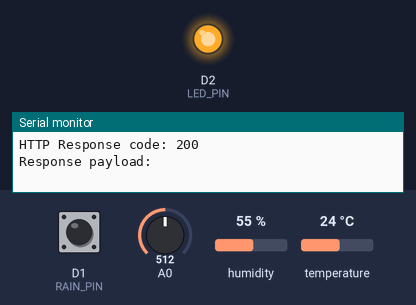
Simulated run of this sketch. Board: ESP8266 (NodeMCU). Parts: output pins drawn as LEDs (lit = HIGH), the last lines printed to the serial monitor. The test bench sets the inputs (shaded band); at power-on: A0 = 512, D1 (RAIN_PIN) HIGH, humidity 55 %, temperature 24 °C. WiFi joins after 1.5 s; servers stay silent unless stated; uploads are accepted with an empty reply.

Above: at 5.9 s.
6.0 s: A0 set to 493
At 7.7 s:
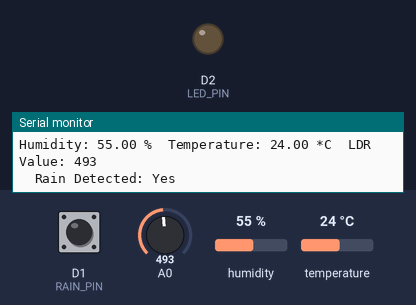
8.1 s: A0 set to 510
At 10.2 s:
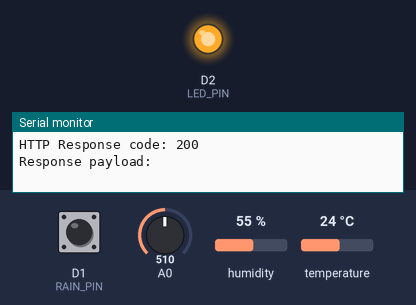
Timing chart, 0 to 11.7 s (numbered marks = the images above; inputs shaded):
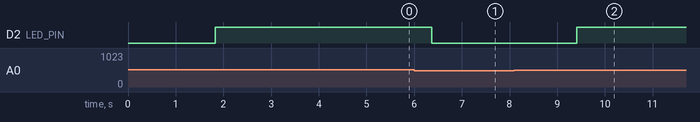

The sketch:

all_sensors.ino
```cpp
#include <ESP8266WiFi.h>
#include <ThingSpeak.h>
#include <DHT.h>
#include <ESP8266WebServer.h>
#include <ESP8266HTTPClient.h>

#define DHTPIN D4     // DHT11 data pin
#define DHTTYPE DHT11 // DHT 11
#define LED_PIN D2    // LED pin
#define RAIN_PIN D1   // rain pin

const char* ssid = "poonam";  // Replace with your network SSID
const char* password = "poonam23";  // Replace with your network password

unsigned long myChannelNumber = 2617495;  // Replace with your ThingSpeak channel number
const char* myWriteAPIKey = "EE4EEQEDXZOVMTBV";  // Replace with your ThingSpeak write API key

WiFiClient client;
DHT dht(DHTPIN, DHTTYPE);

float t, h;
int ldrValue, r;
String myStatus = "";

void setup() {
  Serial.begin(115200);
  WiFi.begin(ssid, password);

  while (WiFi.status() != WL_CONNECTED) {
    delay(500);
    Serial.print(".");
  }
  Serial.println("WiFi connected");

  ThingSpeak.begin(client);

  dht.begin();

  pinMode(LED_PIN, OUTPUT);
  digitalWrite(LED_PIN, LOW);  // Ensure LED is off initially
  pinMode(RAIN_PIN, INPUT);  // Set RAIN_PIN as input
}

void loop() {
  h = dht.readHumidity();
  t = dht.readTemperature();
  ldrValue = analogRead(A0);
  int RainDetected = digitalRead(RAIN_PIN);

  if (isnan(h) || isnan(t)) {
    Serial.println("Failed to read from DHT sensor!");
    return;
  }

  Serial.print("Humidity: "); Serial.print(h);
  Serial.print(" %\tTemperature: "); Serial.print(t);
  Serial.print(" *C\tLDR Value: "); Serial.println(ldrValue);
  Serial.print("\tRain Detected: ");
  Serial.println(RainDetected ? "Yes" : "No");

  // Send data to ThingSpeak
  ThingSpeak.setField(1, t);
  ThingSpeak.setField(2, h);
  ThingSpeak.setField(3, ldrValue);
  ThingSpeak.setField(4, RainDetected ? 1 : 0);

  int x = ThingSpeak.writeFields(myChannelNumber, myWriteAPIKey);

  if (x == 200) {
    Serial.println("Channel update successful.");
  } else {
    Serial.println("Problem updating channel. HTTP error code " + String(x));
  }

  // Control LED based on LDR value
  if (ldrValue > 500) {  // Adjust the threshold value as needed
    digitalWrite(LED_PIN, HIGH);  // Turn LED on
  } else {
    digitalWrite(LED_PIN, LOW);  // Turn LED off
  }

  // Send data to HTTP server
  String body = "{\"temperature\": " + String(t, 2) + ",\"humidity\": " + String(h, 2) + ",\"ldrValue\": " + String(ldrValue) + ",\"RainDetected\": " + String(RainDetected) + "}";
  Serial.println("JSON object: " + body);

  HTTPClient httpClient;
  httpClient.begin(client, "http://192.168.152.9:3000/readingdata");
  httpClient.addHeader("Content-Type", "application/json");

  int status = httpClient.POST(body);

  if (status > 0) {
    Serial.print("HTTP Response code: ");
    Serial.println(status);
    String payload = httpClient.getString();
    Serial.println("Response payload: " + payload);
  } else {
    Serial.print("Error on sending POST: ");
    Serial.println(httpClient.errorToString(status).c_str());
  }

  httpClient.end();

  delay(1000);  // Wait for 1 second before next update
}
```

Measured:
- the behaviour switches between 501 and 500 on A0 (found by bisection; images 0 and 1)
- after the input at 6.0 s, D2 (LED_PIN): HIGH → LOW after 0.37 s
- after the input at 8.1 s, D2 (LED_PIN): LOW → HIGH after 1.3 s
